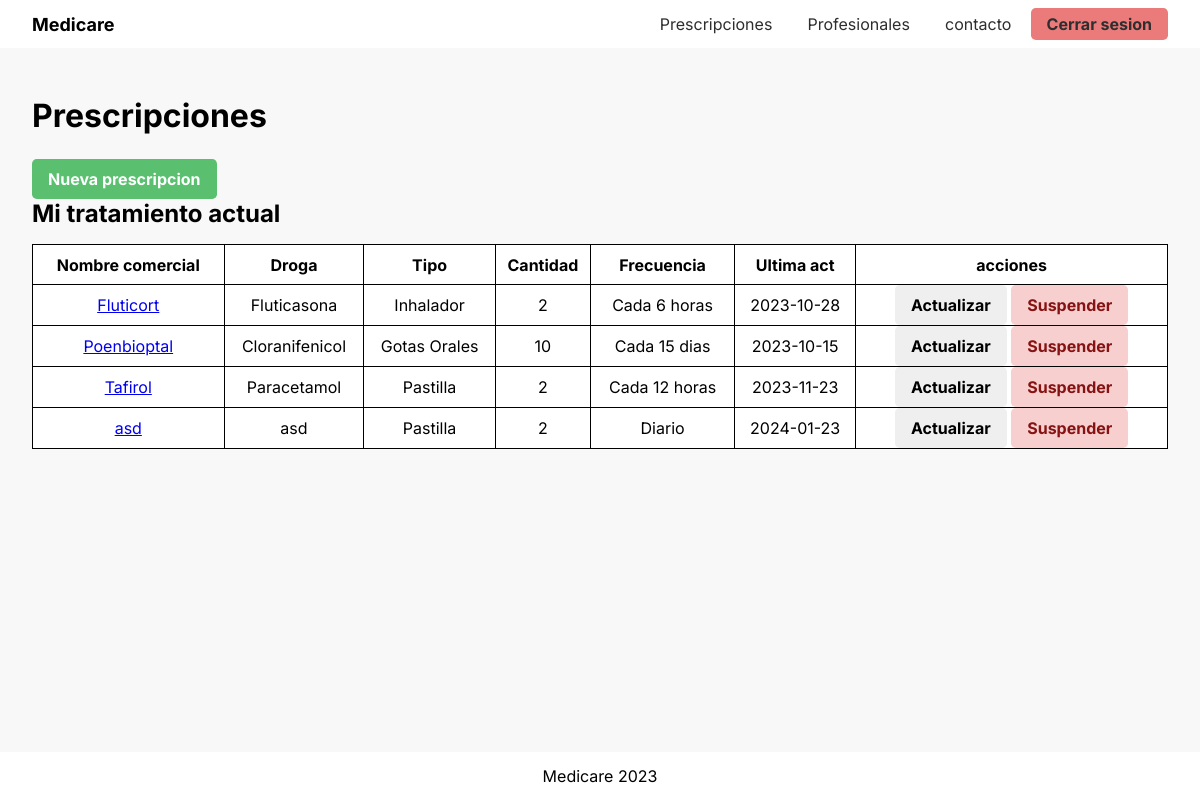
Page /prescription (signed in) on the committed database.
### tables this page shows
CREATE TABLE prescription(
  id int primary key auto_increment,
  quantity int,
  created_at date,
  professional_id int,
  patient_id int,
  frequency_id int,
  medicine_id int,
  is_active boolean default true,
  foreign key (professional_id) references professional(id),
  foreign key (patient_id) references patient(id),
  foreign key (frequency_id) references frequency(id),
  foreign key (medicine_id) references medicine(id)
);

CREATE TABLE medicine(
  id int primary key auto_increment,
  generic_name varchar(50),
  drug varchar(50),
  medicine_type_id int,
  foreign key (medicine_type_id) references medicine_type(id)
);

CREATE TABLE medicine_type(
  id int primary key auto_increment,
  denomination varchar(50),
  unit varchar(50)
);

CREATE TABLE frequency(
  id int primary key auto_increment,
  denomination varchar(50),
  hours_interval int
);

### index.php (called while the page is built, shortened)
<?php
require 'utils/functions.php';
$routes = require 'utils/routes.php';
$response = $routes();
$view = VIEWS . '/' . $response['view'] . '.php';
$data = $response['data'] ?? [];
include(VIEWS . '/layout/start.php');
include($view);
include(VIEWS . '/layout/finish.php');

### utils/functions.php (called while the page is built, shortened)
<?php
function isLogged()
{
  return isset($_SESSION['id']);
}
?>

### utils/routes.php (called while the page is built)
<?php
return function () {
  $category = $_GET['cat'] ?? 'home';
  $id = $_GET['id'] ?? NULL;
  $action = $_GET['a'] ?? 'list';
  $publicRoutes = Array('home','contact','login','register','error');
  if (!in_array($category, $publicRoutes) && !isset($_SESSION['id'])  ) {
    header('Location: /medicare/login');
  }
  if(isset($_SESSION['id'])){
    if (in_array($category, ['home','login','register']) && $action != 'contact') {
      header('Location: /medicare/prescription');
    }
  }
  $controller =  $category . 'Controller';
  if (!class_exists($controller)) {
    return [
      'data' => [
        'message' => "clase $controller inexistente",
      ],
      'view' => 'error'
    ];
  }
  if (!method_exists($controller, $action)) {
    return [
      'data' => [
        'message' => "el metodo $action solicitado no existe en la clase $controller"
      ],
      'view' => 'error'
    ];
  }
  return $controller::$action();
};

### controllers/PrescriptionController.php (called while the page is built, shortened)
<?php
class PrescriptionController
{
  public static function list()
  {
    $Prescription = new PrescriptionModel();
    $prescriptions = $Prescription->getLatestPerMedicine();
    return [
      'data' => [
        'prescriptions'=> $prescriptions
      ],
      'view' => "prescriptions/list"
    ];
  }
}

### models/PrescriptionModel.php (called while the page is built, shortened)
<?php
class PrescriptionModel extends EntityModel
{
  private $patientId;
  public function __construct($patientId = null)
  {
    $this->patientId = $_SESSION['patient_id'] ?? $patientId;
  }
  public function getLatestPerMedicine(){
    $results = $this->select(
      'p.id, p.quantity, p.created_at, p.medicine_id, pr.name, pr.lastName, f.denomination as frequency, m.drug, m.generic_name, mt.denomination as medicine_type, mt.unit as medicine_unit',
      [
        'joins'=>[
          ['type' => 'inner', 'table' => 'professional pr', 'on' => 'p.professional_id = pr.id'],
          ['type' => 'inner', 'table' => 'frequency f', 'on' => 'p.frequency_id = f.id'],
          ['type' => 'inner', 'table' => 'medicine m', 'on' => 'p.medicine_id = m.id'],
          ['type' => 'inner', 'table' => 'medicine_type mt', 'on' => 'm.medicine_type_id = mt.id']
        ],
      'where'=> 'p.patient_id = :patientId AND p.is_active = 1 AND p.id IN (SELECT MAX(p2.id) FROM prescription p2 GROUP BY p2.medicine_id)',
        'replaces' => [':patientId' => $this->patientId],
      ]
    );
    return $results;
  }
}

### models/EntityModel.php (called while the page is built, shortened)
<?php
class EntityModel
{
  private $db;
  protected $table = '';
  protected $alias = '';
  public function select(
    $columns = '*',
    $filters = [],
    $onlyOneResult = false
  )
  {
    $query = "SELECT $columns FROM $this->table $this->alias";
    if(isset($filters['joins'])){
      $joins = [];
      foreach($filters['joins'] as $j){
        $type = strtoupper($j['type'] ?? '');
        $joins[] = "$type JOIN $j[table] ON $j[on]";
      }
      $query .= ' '.implode("\n", $joins);
    }
    if( isset($filters['where']) ){
      $query .= ' WHERE ' . $filters['where'];
    }
    $replaces_array = $filters['replaces'] ?? NULL;
    $stmt = $this->db->prepare($query);
    $stmt->execute( $replaces_array );
    return $onlyOneResult ? $stmt->fetch() : $stmt->fetchAll();
  }
  private function connect()
  {
    $dsn = 'mysql:host=' . DB_HOST . ';dbname=' . DB_NAME;
    $this->db = new PDO($dsn, DB_USER, DB_PASSWORD);
    $this->db->setAttribute(PDO::ATTR_ERRMODE, PDO::ERRMODE_EXCEPTION);
    $this->db->setAttribute(PDO::ATTR_DEFAULT_FETCH_MODE, PDO::FETCH_ASSOC);
  }
}

### views/prescriptions/list.php (the view)
<?php
  $prescriptions = $data['prescriptions'] ?? [];
?>
<section class="container" id="prescriptions-list">
  <h1 class="section-title">Prescripciones</h1>
  <button class="btn primary" onclick="window.location.href='prescription/new'">
    Nueva prescripcion
  </button>
  <h2 class="section-subtitle">Mi tratamiento actual</h1>
  <?php if(empty($prescriptions)): ?>
    <p>No hay prescripciones cargadas</p>
  <?php else: ?>
    <table>
      <tr>
        <th>Nombre comercial</th>
        <th>Droga</th>
        <th>Tipo</th>
        <th>Cantidad</th>
        <th>Frecuencia</th>
        <th>Ultima act</th>
        <th>acciones</th>
      </tr>
      <tbody>
        <?php foreach($prescriptions as $prescription): ?>
            <tr>
              <td> <a href="prescription/<?php echo $prescription['id'];?>"><?php echo $prescription['generic_name'] ?>  <a/></td>
              <td><?php echo $prescription['drug'] ?></td>
              <td><?php echo $prescription['medicine_type'] ?></td>
              <td><?php echo $prescription['quantity'] ?></td>
              <td><?php echo $prescription['frequency'] ?></td>
              <td><?php echo $prescription['created_at'] ?></td>
              <td><button class="btn" onclick="window.location.href='/medicare/prescription/<?php echo $prescription['id']?>/edit'">Actualizar</button>
              <button class="btn danger" type="button" onclick="window.location.href='/medicare/prescription/<?php echo $prescription['id']?>/delete'">Suspender</button></td>
            </tr>
        <?php endforeach; ?>
      </tbody>
    </table>
  <?php endif; ?>
</section>

### views/layout/start.php (shortened to what this page needs)
<!DOCTYPE html>
<html lang="en">
<head>
  <link rel="stylesheet"  href="/medicare/assets/css/styles.css" />
</head>
<body>
  <header>
    <div class="container row">
      <span class="nav-logo">Medicare</span>
      <?php require(VIEWS . '/layout/nav.php'); ?>
    </div>
  </header>
  <main>

### views/layout/nav.php (shortened to what this page needs)
<nav class="nav">
<?php if(isLogged() ) : ?>
    <ul class="nav__list ">
      <li class="nav__item">
        <a class="nav__link" href="/medicare/prescription">Prescripciones</a>
      </li>
      <li class="nav__item">
        <a class="nav__link" href="/medicare/professional">Profesionales</a>
      </li>
      <li class="nav__item">
        <a class="nav__link" href="/medicare/contact">contacto</a>
      </li>
      <li class="nav__item">
        <a class="nav__link logout" href="/medicare/login/end"> Cerrar sesion</a>
      </li>
    </ul>
  <?php endif; ?>
</nav>

### views/layout/finish.php
</main>
<footer class="footer">Medicare 2023</footer>
</body>
</html>

### assets/css/styles.css (style rules this page uses)
*, *::before, *::after { margin: 0; padding: 0; box-sizing: border-box; }
html, body { height: 100%; }
body { font-family: "Inter", sans-serif; }
.container { width: min(1280px, calc(100% - 4rem)); margin-inline: auto; }
.container:not(header > .container) { padding-block: 3rem; }
.row { display: flex; }
button { cursor: pointer; }
.btn { height: 2.5rem; padding-inline: 1rem; border: none; font: inherit; cursor: pointer; font-weight: bold; border-radius: 0.3rem; }
.btn.primary { background-color: #5ac070; color: white; }
.btn.danger { background-color: #f7cfcf; color: rgb(134, 19, 19); }
.section-title { font-size: 2rem; margin-bottom: 1.5rem; }
.section-subtitle { font-size: 1.5rem; margin-bottom: 1rem; }
header > .container.row { height: 3rem; display: flex; align-items: center; justify-content: space-between; }
.nav .nav__list { display: flex; gap: 0.2rem; list-style: none; }
.nav__item { height: 2rem; display: block; border-radius: 0.3rem; overflow: hidden; }
.nav__link { text-decoration: none; display: block; background: transparent; height: 100%; display: grid; place-content: center; font: inherit; padding-inline: 1rem; color: rgb(46, 46, 46); transition: background 250ms; }
.nav__link.logout { background: #eb7b7b; font-weight: bold; }
.nav-logo { font-size: 1.125rem; font-weight: bold; }
main { min-height: calc(100% - 6rem); background: #f8f8f8; }
.footer { width: 100%; background: white; height: 3rem; display: grid; place-content: center; }
.container#prescriptions-list table { width: 100%; border-collapse: collapse; text-align: center; background: white; }
.container#prescriptions-list td, .container#prescriptions-list th { height: 2.5rem; border: 1px solid black; }

### rows in the picture
prescription: medicine.generic_name "Fluticort", medicine.drug "Fluticasona", medicine_type.denomination "Inhalador", quantity "2", frequency.denomination "Cada 6 horas", created_at "2023-10-28"
prescription: medicine.generic_name "Poenbioptal", medicine.drug "Cloranifenicol", medicine_type.denomination "Gotas Orales", quantity "10", frequency.denomination "Cada 15 dias", created_at "2023-10-15"
prescription: medicine.generic_name "Tafirol", medicine.drug "Paracetamol", medicine_type.denomination "Pastilla", quantity "2", frequency.denomination "Cada 12 horas", created_at "2023-11-23"
prescription: medicine.generic_name "asd", medicine.drug "asd", medicine_type.denomination "Pastilla", quantity "2", frequency.denomination "Diario", created_at "2024-01-23"
